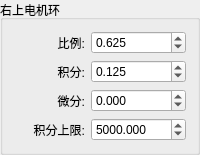
            <widget class="QGroupBox" name="groupBox_22">
             <property name="title">
              <string>右上电机环</string>
             </property>
             <layout class="QHBoxLayout" name="horizontalLayout_49">
              <item>
               <layout class="QVBoxLayout" name="verticalLayout_9">
                <item>
                 <widget class="QLabel" name="label_69">
                  <property name="sizePolicy">
                   <sizepolicy hsizetype="Preferred" vsizetype="Preferred">
                    <horstretch>0</horstretch>
                    <verstretch>0</verstretch>
                   </sizepolicy>
                  </property>
                  <property name="text">
                   <string>比例:</string>
                  </property>
                  <property name="alignment">
                   <set>Qt::AlignRight|Qt::AlignTrailing|Qt::AlignVCenter</set>
                  </property>
                 </widget>
                </item>
                <item>
                 <widget class="QLabel" name="label_70">
                  <property name="sizePolicy">
                   <sizepolicy hsizetype="Preferred" vsizetype="Preferred">
                    <horstretch>0</horstretch>
                    <verstretch>0</verstretch>
                   </sizepolicy>
                  </property>
                  <property name="text">
                   <string>积分:</string>
                  </property>
                  <property name="alignment">
                   <set>Qt::AlignRight|Qt::AlignTrailing|Qt::AlignVCenter</set>
                  </property>
                 </widget>
                </item>
                <item>
                 <widget class="QLabel" name="label_71">
                  <property name="sizePolicy">
                   <sizepolicy hsizetype="Preferred" vsizetype="Preferred">
                    <horstretch>0</horstretch>
                    <verstretch>0</verstretch>
                   </sizepolicy>
                  </property>
                  <property name="text">
                   <string>微分:</string>
                  </property>
                  <property name="alignment">
                   <set>Qt::AlignRight|Qt::AlignTrailing|Qt::AlignVCenter</set>
                  </property>
                 </widget>
                </item>
                <item>
                 <widget class="QLabel" name="label_72">
                  <property name="sizePolicy">
                   <sizepolicy hsizetype="Preferred" vsizetype="Preferred">
                    <horstretch>0</horstretch>
                    <verstretch>0</verstretch>
                   </sizepolicy>
                  </property>
                  <property name="text">
                   <string>积分上限:</string>
                  </property>
                  <property name="alignment">
                   <set>Qt::AlignRight|Qt::AlignTrailing|Qt::AlignVCenter</set>
                  </property>
                 </widget>
                </item>
               </layout>
              </item>
              <item>
               <layout class="QVBoxLayout" name="verticalLayout_41">
                <item>
                 <widget class="QDoubleSpinBox" name="doubleSpinBox_right_front_motor_p">
                  <property name="sizePolicy">
                   <sizepolicy hsizetype="Preferred" vsizetype="Fixed">
                    <horstretch>0</horstretch>
                    <verstretch>0</verstretch>
                   </sizepolicy>
                  </property>
                  <property name="decimals">
                   <number>3</number>
                  </property>
                  <property name="minimum">
                   <double>-99999999.000000000000000</double>
                  </property>
                  <property name="maximum">
                   <double>99999999.000000000000000</double>
                  </property>
                  <property name="value">
                   <double>0.625000000000000</double>
                  </property>
                 </widget>
                </item>
                <item>
                 <widget class="QDoubleSpinBox" name="doubleSpinBox_right_front_motor_i">
                  <property name="sizePolicy">
                   <sizepolicy hsizetype="Preferred" vsizetype="Fixed">
                    <horstretch>0</horstretch>
                    <verstretch>0</verstretch>
                   </sizepolicy>
                  </property>
                  <property name="decimals">
                   <number>3</number>
                  </property>
                  <property name="minimum">
                   <double>-99999999.000000000000000</double>
                  </property>
                  <property name="maximum">
                   <double>99999999.000000000000000</double>
                  </property>
                  <property name="value">
                   <double>0.125000000000000</double>
                  </property>
                 </widget>
                </item>
                <item>
                 <widget class="QDoubleSpinBox" name="doubleSpinBox_right_front_motor_d">
                  <property name="sizePolicy">
                   <sizepolicy hsizetype="Preferred" vsizetype="Fixed">
                    <horstretch>0</horstretch>
                    <verstretch>0</verstretch>
                   </sizepolicy>
                  </property>
                  <property name="decimals">
                   <number>3</number>
                  </property>
                  <property name="minimum">
                   <double>-99999999.000000000000000</double>
                  </property>
                  <property name="maximum">
                   <double>99999999.000000000000000</double>
                  </property>
                 </widget>
                </item>
                <item>
                 <widget class="QDoubleSpinBox" name="doubleSpinBox_right_front_motor_max_total_integral">
                  <property name="sizePolicy">
                   <sizepolicy hsizetype="Preferred" vsizetype="Fixed">
                    <horstretch>0</horstretch>
                    <verstretch>0</verstretch>
                   </sizepolicy>
                  </property>
                  <property name="decimals">
                   <number>3</number>
                  </property>
                  <property name="minimum">
                   <double>-99999999.000000000000000</double>
                  </property>
                  <property name="maximum">
                   <double>99999999.000000000000000</double>
                  </property>
                  <property name="value">
                   <double>5000.000000000000000</double>
                  </property>
                 </widget>
                </item>
               </layout>
              </item>
             </layout>
            </widget>
